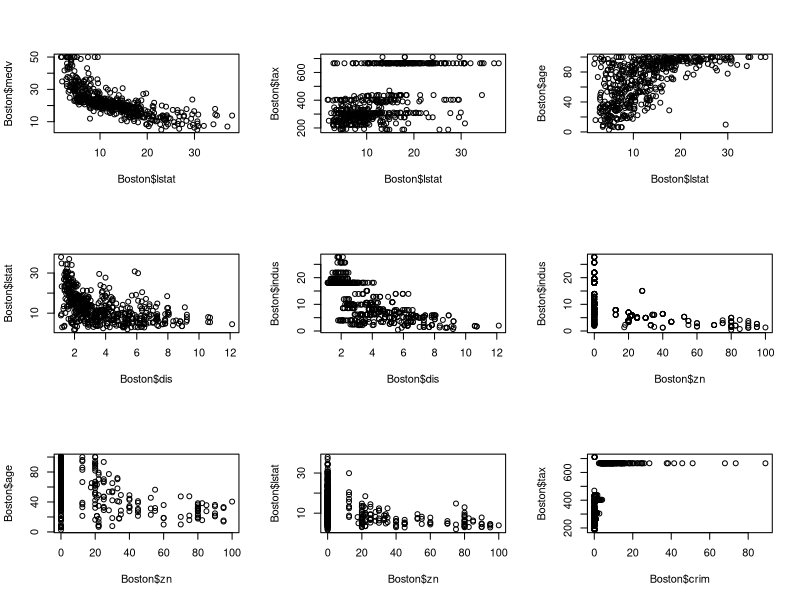
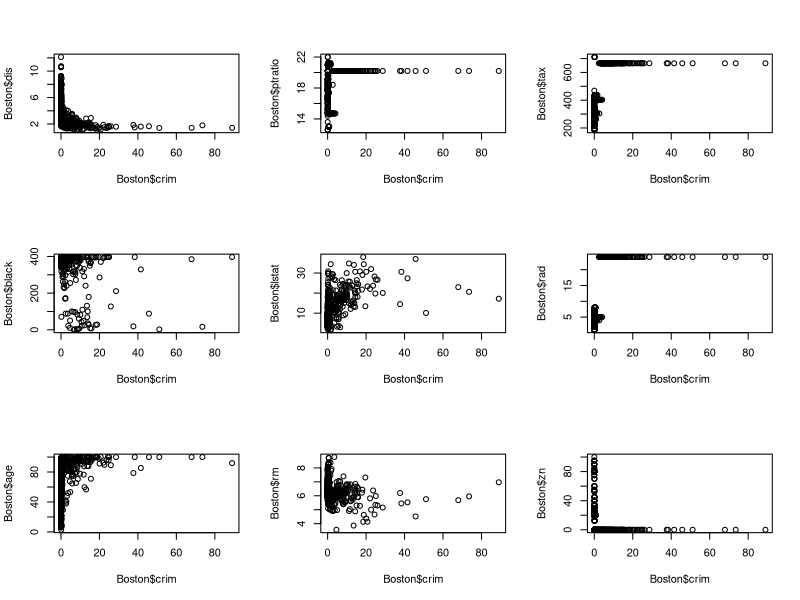
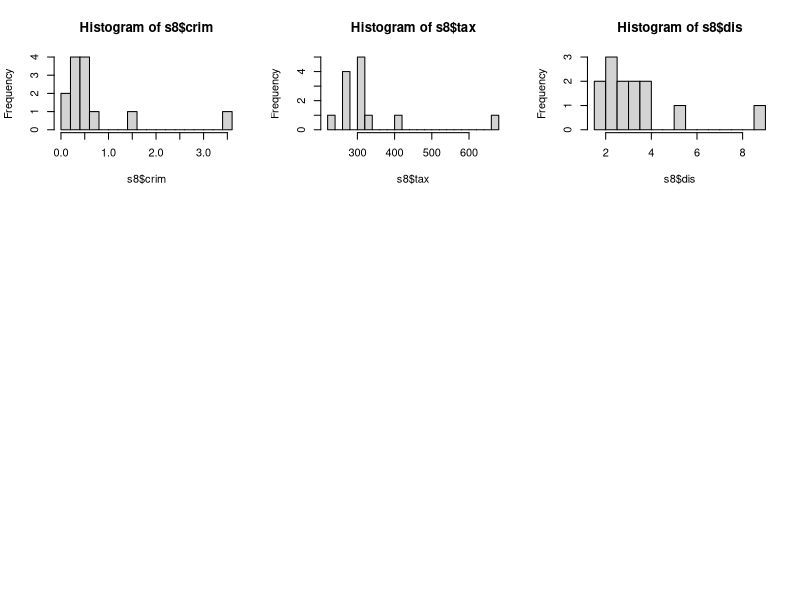

The R script that drew these images, in order:
# Written by Rohith Reddy

rm(list = ls())
library(MASS)

?Boston
dim(Boston)
head(Boston)

# scatterplots of lstat and other variables
par(mfrow=c(3,3))
plot(Boston$lstat, Boston$medv)
plot(Boston$lstat, Boston$tax)
plot(Boston$lstat, Boston$age)
plot(Boston$dis, Boston$lstat)
plot(Boston$dis, Boston$indus)
plot(Boston$zn, Boston$indus)
plot(Boston$zn, Boston$age)
plot(Boston$zn, Boston$lstat)
plot(Boston$crim, Boston$tax)

# scatterplots of crime and other variables
par(mfrow=c(3,3))
plot(Boston$crim, Boston$dis)
plot(Boston$crim, Boston$ptratio)
plot(Boston$crim, Boston$tax)
plot(Boston$crim, Boston$black)
plot(Boston$crim, Boston$lstat)
plot(Boston$crim, Boston$rad)
plot(Boston$crim, Boston$age)
plot(Boston$crim, Boston$rm)
plot(Boston$crim, Boston$zn)

# Subetting suburbs averaging more than 7 and 8 dwellings.
s7 <- Boston[which(Boston$rm > 7),]
dim(s7)

s8 <- Boston[which(Boston$rm > 8),]
dim(s8)

# histogram for s8
hist(s8$crim, breaks = 20)
hist(s8$tax, breaks = 20)
hist(s8$dis, breaks =20) 
